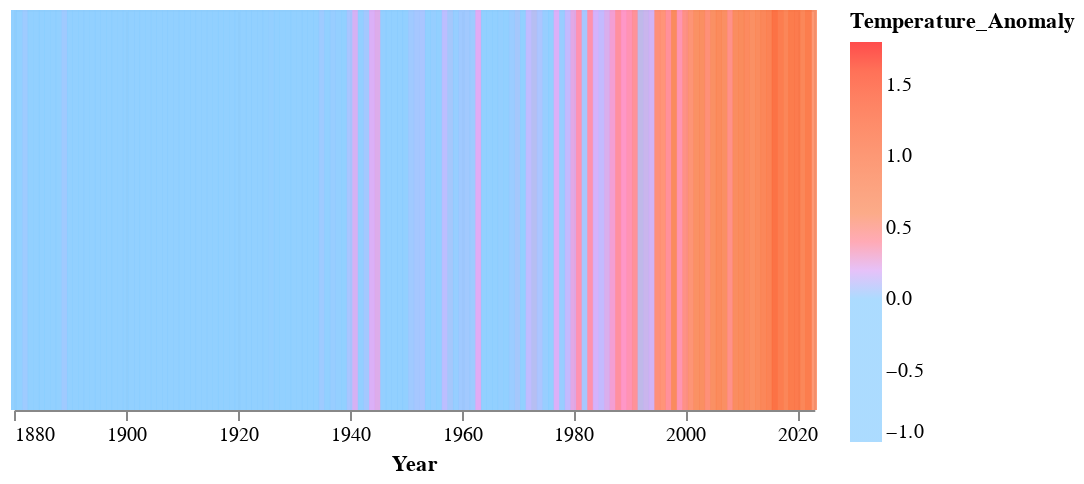

Notebook code cell kept with this figure:
### Code cell
color_domain = [-1, 0, 0.5, 1.8]
color_range = ["0000ff", "#88ccff", "#f98d5d", "#ff0000"]

alt.Chart(df_feb_aug).mark_tick(size=200, thickness=3).encode(
    x = alt.X("Year:T"),
    color = alt.Color("Temperature_Anomaly:Q", scale = alt.Scale(domain=color_domain, range=color_range))
).properties(width=400, height=200)

### Figure 1 — Vega-Lite specification as saved in the notebook (floating-point values rounded to 4 significant figures; data arrays with more than 128 entries replaced by an {"elided": "..."} marker saying what was removed)
{"config": {"view": {"continuousWidth": 300, "continuousHeight": 300}}, "data": {"name": "data-13405d5f5e70207fd9c3f95106c3c235"}, "mark": {"type": "tick", "size": 200, "thickness": 3}, "encoding": {"color": {"field": "Temperature_Anomaly", "scale": {"domain": [-1, 0, 0.5, 1.8], "range": ["0000ff", "#88ccff", "#f98d5d", "#ff0000"]}, "type": "quantitative"}, "x": {"field": "Year", "type": "temporal"}}, "height": 200, "width": 400, "$schema": "https://vega.github.io/schema/vega-lite/v5.20.1.json", "datasets": {"data-13405d5f5e70207fd9c3f95106c3c235": {"elided": "287 records"}}}
